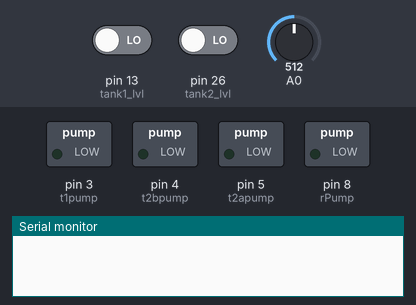
This sketch was run on a simulated Arduino Mega 2560, built with avr-gcc and run on an emulated ATmega2560. Shown: switched loads named in the sketch (green lamp = pin HIGH), the last lines printed to the serial monitor. The test bench sets the inputs (shaded band); at power-on: pin 26 (tank2_lvl) LOW, A0 = 512, pin 13 (tank1_lvl) LOW.

Above: at 1.2 s.
1.3 s: pin 26 (tank2_lvl) driven HIGH
At 2.9 s:
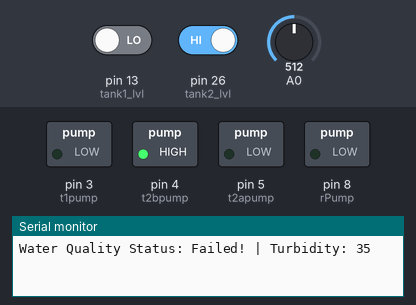
3.5 s: A0 set to 529
5.2 s: A0 set to 557
At 7.1 s:
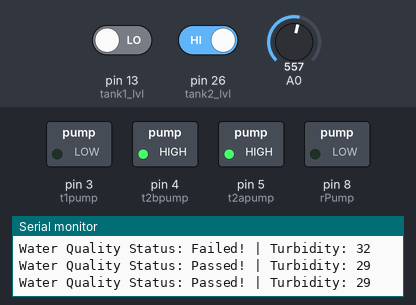
7.5 s: pin 13 (tank1_lvl) driven HIGH
At 8.6 s:
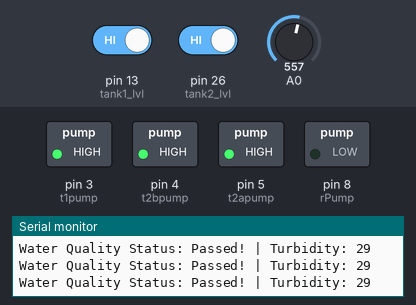
15.1 s: A0 set to 716
Timing chart, 0 to 18.1 s (numbered marks = the images above; inputs shaded):
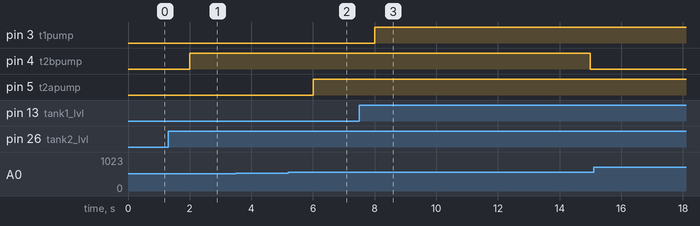

Measured:
- the behaviour switches between 543 and 544 on A0 (found by bisection; images 1 and 2)
- after the input at 1.3 s, pin 4 (t2bpump): LOW → HIGH after 0.70 s
- after the input at 5.2 s, pin 5 (t2apump): LOW → HIGH after 0.80 s
- after the input at 7.5 s, pin 3 (t1pump): LOW → HIGH after 0.50 s

The sketch:

FilterArduinoMicrocode.ino
```cpp
// pins
int t1pump = 3, t2bpump = 4, t2apump = 5, rPump = 8;
int t3Level = 10, tank2_lvl = 26, tank1_lvl = 13;

// pump delays
int tank2pumpDelay = 1000;

// StartTime
unsigned long t1pumpST = 0;
unsigned long t2bpumpST = 0;
unsigned long t2apumpST = 0;
unsigned long rPumpST = 0;

// States
bool t1open = false;
bool t2bopen = false;
bool t2aopen = false;
bool rPumpOpen = false;

// duration
int rPumpDuration = 0;

void setup() {
  // put your setup code here, to run once:
  pinMode(t1pump, OUTPUT);
  pinMode(t2bpump, OUTPUT);
  pinMode(t2apump, OUTPUT);
  pinMode(rPump, OUTPUT);
  pinMode(tank1_lvl, INPUT);
  pinMode(tank2_lvl, INPUT);
  pinMode(t3Level, INPUT);
  Serial.begin(9600);
}

void loop() {
  // listen to serial connection
  while(Serial.available() == 0){

    check_tank1();
    check_tank2();

    String response = Serial.readStringUntil('\n');
    if (response) {
      response.trim();
      int separatorIndex = response.indexOf(":");
      if (separatorIndex != -1) {
        String label = response.substring(0, separatorIndex + 1);
        String value = response.substring(separatorIndex + 1);

        // Remove extra whitespace
        label.trim();
        value.trim();
        label.toLowerCase();
        value.toUpperCase();

        if (value == "OPEN TANK 1"){
          open_pump(t1pump, &t1pumpST, &t1open);
        }
        else if (value == "CHECK WATER QUALITY"){
          check_water_quality();
        }
        else if (value == "CHECK WATER LEVEL"){
          check_water_level();
        }
        else if (label == "provide res:" && isDigit(value[0])) {
          rPumpDuration = 0; //just to clear previous duration
          int response_val = value.toInt();
          open_rPump(response_val);
        }
      }
    }

    // update states
    update_pump(t1pump, &t1pumpST, &t1open, 5000);
    update_pump(t2bpump, &t2bpumpST, &t2bopen, 10000);
    update_pump(t2apump, &t2apumpST, &t2aopen, 5000);
    update_pump(rPump, &rPumpST, &rPumpOpen, rPumpDuration);
  }
}

void check_water_quality(){
  int sensorValue = analogRead(A0);
  int turbidity = map(sensorValue, 0, 777, 100, 0);

  if (turbidity > 30){
    // TODO: Send response for the admin to save the turbidity value
    Serial.print("Water Quality Status: Failed! | Turbidity: ");
    Serial.println(turbidity);
    open_pump(t2bpump, &t2bpumpST, &t2bopen);
  } else {
    Serial.print("Water Quality Status: Passed! | Turbidity: ");
    Serial.println(turbidity);
    open_pump(t2apump, &t2apumpST, &t2aopen);
  }
}

void check_tank1(){
  int tank1_full = digitalRead(tank1_lvl);
  if (tank1_full) {
    open_pump(t1pump, &t1pumpST, &t1open);
  }
}

void check_tank2(){
  int tank2_full = digitalRead(tank2_lvl);
  if (tank2_full){
    check_water_quality();
  }
}

// pump open and closing
void open_pump(int pumpPin, unsigned long *startTime, bool *state){
  digitalWrite(pumpPin, HIGH);
  *startTime = millis();
  *state = true;
}

void update_pump(int pumpPin, unsigned long *startTime, bool *state, int duration){
  if (*state && millis() - *startTime >= duration){
    digitalWrite(pumpPin, LOW);
    *state = false;
  }
}

void open_rPump(int response_val) {
  int duration = response_val * 1000;
  open_pump(rPump, &rPumpST, &rPumpOpen);
  rPumpDuration = duration;
}

void check_water_level(){
  int empty = digitalRead(t3Level);

  if (empty){
    Serial.println("Tank 3 status: empty! | res: 1");
  } else {
    Serial.println("Tank 3 status: NOT empty | res: 0");
  }
}
```
